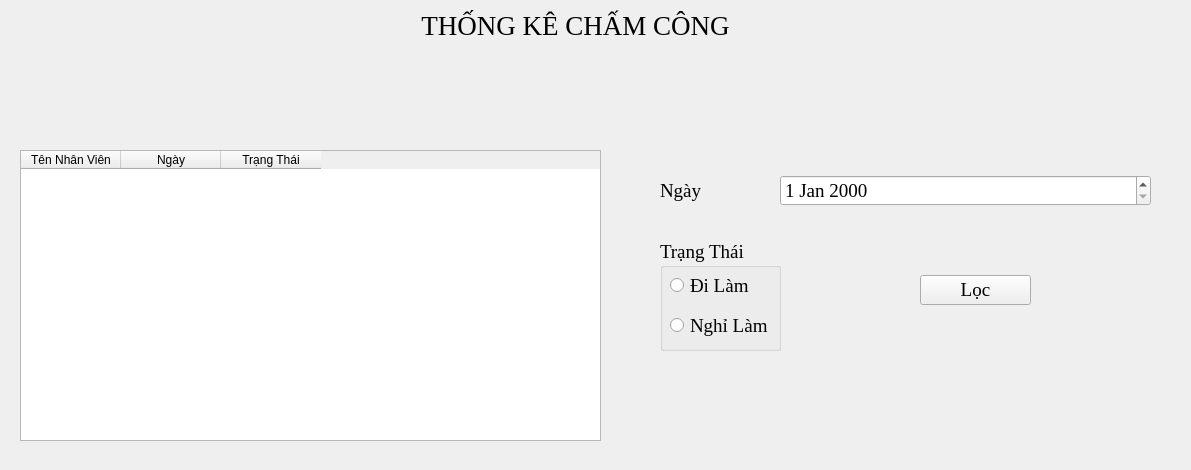
<?xml version="1.0" encoding="UTF-8"?>
<ui version="4.0">
 <class>FrameTKCC</class>
 <widget class="QFrame" name="FrameTKCC">
  <property name="geometry">
   <rect>
    <x>0</x>
    <y>0</y>
    <width>1191</width>
    <height>470</height>
   </rect>
  </property>
  <property name="windowTitle">
   <string>Frame</string>
  </property>
  <widget class="QLabel" name="label_2">
   <property name="geometry">
    <rect>
     <x>410</x>
     <y>10</y>
     <width>331</width>
     <height>31</height>
    </rect>
   </property>
   <property name="font">
    <font>
     <family>Times New Roman</family>
     <pointsize>20</pointsize>
    </font>
   </property>
   <property name="text">
    <string>THỐNG KÊ CHẤM CÔNG</string>
   </property>
   <property name="alignment">
    <set>Qt::AlignCenter</set>
   </property>
  </widget>
  <widget class="QWidget" name="verticalLayoutWidget_4">
   <property name="geometry">
    <rect>
     <x>660</x>
     <y>150</y>
     <width>121</width>
     <height>81</height>
    </rect>
   </property>
   <layout class="QVBoxLayout" name="verticalLayout_4">
    <item>
     <widget class="QLabel" name="label_4">
      <property name="font">
       <font>
        <family>Times New Roman</family>
        <pointsize>14</pointsize>
       </font>
      </property>
      <property name="text">
       <string>Ngày</string>
      </property>
     </widget>
    </item>
   </layout>
  </widget>
  <widget class="QWidget" name="verticalLayoutWidget_3">
   <property name="geometry">
    <rect>
     <x>780</x>
     <y>150</y>
     <width>371</width>
     <height>81</height>
    </rect>
   </property>
   <layout class="QVBoxLayout" name="verticalLayout_3">
    <item>
     <widget class="QDateEdit" name="deDate">
      <property name="font">
       <font>
        <family>Times New Roman</family>
        <pointsize>14</pointsize>
       </font>
      </property>
     </widget>
    </item>
   </layout>
  </widget>
  <widget class="QGroupBox" name="groupBox">
   <property name="geometry">
    <rect>
     <x>660</x>
     <y>240</y>
     <width>121</width>
     <height>111</height>
    </rect>
   </property>
   <property name="font">
    <font>
     <family>Times New Roman</family>
     <pointsize>14</pointsize>
    </font>
   </property>
   <property name="title">
    <string>Trạng Thái</string>
   </property>
   <widget class="QRadioButton" name="radioBTDL">
    <property name="geometry">
     <rect>
      <x>10</x>
      <y>30</y>
      <width>101</width>
      <height>31</height>
     </rect>
    </property>
    <property name="text">
     <string>Đi Làm</string>
    </property>
   </widget>
   <widget class="QRadioButton" name="radioBTNL">
    <property name="geometry">
     <rect>
      <x>10</x>
      <y>70</y>
      <width>101</width>
      <height>31</height>
     </rect>
    </property>
    <property name="text">
     <string>Nghỉ Làm</string>
    </property>
   </widget>
  </widget>
  <widget class="QWidget" name="horizontalLayoutWidget">
   <property name="geometry">
    <rect>
     <x>920</x>
     <y>270</y>
     <width>111</width>
     <height>41</height>
    </rect>
   </property>
   <layout class="QHBoxLayout" name="horizontalLayout">
    <item>
     <widget class="QPushButton" name="btLoad">
      <property name="font">
       <font>
        <family>Times New Roman</family>
        <pointsize>14</pointsize>
       </font>
      </property>
      <property name="text">
       <string>Lọc</string>
      </property>
     </widget>
    </item>
   </layout>
  </widget>
  <widget class="QTableWidget" name="dataTab">
   <property name="geometry">
    <rect>
     <x>20</x>
     <y>150</y>
     <width>581</width>
     <height>291</height>
    </rect>
   </property>
   <column>
    <property name="text">
     <string>Tên Nhân Viên</string>
    </property>
   </column>
   <column>
    <property name="text">
     <string>Ngày</string>
    </property>
   </column>
   <column>
    <property name="text">
     <string>Trạng Thái</string>
    </property>
   </column>
  </widget>
 </widget>
 <resources/>
 <connections/>
</ui>
